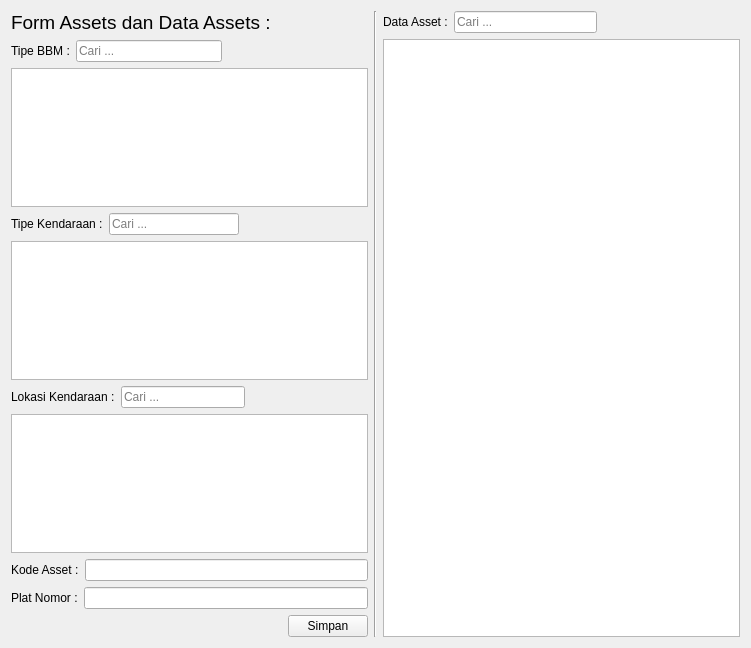
<?xml version="1.0" encoding="UTF-8"?>
<ui version="4.0">
 <class>AssetsMenu</class>
 <widget class="QWidget" name="AssetsMenu">
  <property name="geometry">
   <rect>
    <x>0</x>
    <y>0</y>
    <width>751</width>
    <height>648</height>
   </rect>
  </property>
  <property name="windowTitle">
   <string>SIPB - Assets</string>
  </property>
  <layout class="QHBoxLayout" name="horizontalLayout_8">
   <item>
    <layout class="QVBoxLayout" name="verticalLayout_4">
     <item>
      <widget class="QLabel" name="label_6">
       <property name="font">
        <font>
         <pointsize>14</pointsize>
        </font>
       </property>
       <property name="text">
        <string>Form Assets dan Data Assets :</string>
       </property>
      </widget>
     </item>
     <item>
      <layout class="QVBoxLayout" name="verticalLayout_3">
       <item>
        <layout class="QHBoxLayout" name="horizontalLayout_2">
         <item>
          <widget class="QLabel" name="label_3">
           <property name="text">
            <string>Tipe BBM :</string>
           </property>
          </widget>
         </item>
         <item>
          <widget class="QLineEdit" name="editCariTipeBBM">
           <property name="placeholderText">
            <string>Cari ...</string>
           </property>
          </widget>
         </item>
         <item>
          <spacer name="horizontalSpacer_2">
           <property name="orientation">
            <enum>Qt::Orientation::Horizontal</enum>
           </property>
           <property name="sizeHint" stdset="0">
            <size>
             <width>40</width>
             <height>20</height>
            </size>
           </property>
          </spacer>
         </item>
        </layout>
       </item>
       <item>
        <widget class="QTableView" name="tableTipeBBM"/>
       </item>
      </layout>
     </item>
     <item>
      <layout class="QVBoxLayout" name="verticalLayout">
       <item>
        <layout class="QHBoxLayout" name="horizontalLayout">
         <item>
          <widget class="QLabel" name="label_2">
           <property name="text">
            <string>Tipe Kendaraan :</string>
           </property>
          </widget>
         </item>
         <item>
          <widget class="QLineEdit" name="editCariTipeKendaraan">
           <property name="placeholderText">
            <string>Cari ...</string>
           </property>
          </widget>
         </item>
         <item>
          <spacer name="horizontalSpacer">
           <property name="orientation">
            <enum>Qt::Orientation::Horizontal</enum>
           </property>
           <property name="sizeHint" stdset="0">
            <size>
             <width>40</width>
             <height>20</height>
            </size>
           </property>
          </spacer>
         </item>
        </layout>
       </item>
       <item>
        <widget class="QTableView" name="tableTipeKendaraan"/>
       </item>
      </layout>
     </item>
     <item>
      <layout class="QVBoxLayout" name="verticalLayout_2">
       <item>
        <layout class="QHBoxLayout" name="horizontalLayout_3">
         <item>
          <widget class="QLabel" name="label">
           <property name="text">
            <string>Lokasi Kendaraan :</string>
           </property>
          </widget>
         </item>
         <item>
          <widget class="QLineEdit" name="editCariLokasiKendaraan">
           <property name="placeholderText">
            <string>Cari ...</string>
           </property>
          </widget>
         </item>
         <item>
          <spacer name="horizontalSpacer_3">
           <property name="orientation">
            <enum>Qt::Orientation::Horizontal</enum>
           </property>
           <property name="sizeHint" stdset="0">
            <size>
             <width>40</width>
             <height>20</height>
            </size>
           </property>
          </spacer>
         </item>
        </layout>
       </item>
       <item>
        <widget class="QTableView" name="tableLokasiKendaraan"/>
       </item>
      </layout>
     </item>
     <item>
      <layout class="QHBoxLayout" name="horizontalLayout_4">
       <item>
        <widget class="QLabel" name="label_4">
         <property name="text">
          <string>Kode Asset :</string>
         </property>
        </widget>
       </item>
       <item>
        <widget class="QLineEdit" name="editKodeAsset"/>
       </item>
      </layout>
     </item>
     <item>
      <layout class="QHBoxLayout" name="horizontalLayout_5">
       <item>
        <widget class="QLabel" name="label_5">
         <property name="text">
          <string>Plat Nomor :</string>
         </property>
        </widget>
       </item>
       <item>
        <widget class="QLineEdit" name="editPlatNomor"/>
       </item>
      </layout>
     </item>
     <item>
      <layout class="QHBoxLayout" name="horizontalLayout_6">
       <item>
        <spacer name="horizontalSpacer_4">
         <property name="orientation">
          <enum>Qt::Orientation::Horizontal</enum>
         </property>
         <property name="sizeHint" stdset="0">
          <size>
           <width>40</width>
           <height>20</height>
          </size>
         </property>
        </spacer>
       </item>
       <item>
        <widget class="QPushButton" name="btnSimpan">
         <property name="text">
          <string>Simpan</string>
         </property>
        </widget>
       </item>
      </layout>
     </item>
    </layout>
   </item>
   <item>
    <widget class="Line" name="line">
     <property name="orientation">
      <enum>Qt::Orientation::Vertical</enum>
     </property>
    </widget>
   </item>
   <item>
    <layout class="QVBoxLayout" name="verticalLayout_5">
     <item>
      <layout class="QHBoxLayout" name="horizontalLayout_7">
       <item>
        <widget class="QLabel" name="label_7">
         <property name="text">
          <string>Data Asset :</string>
         </property>
        </widget>
       </item>
       <item>
        <widget class="QLineEdit" name="editCariDataAsset">
         <property name="placeholderText">
          <string>Cari ...</string>
         </property>
        </widget>
       </item>
       <item>
        <spacer name="horizontalSpacer_5">
         <property name="orientation">
          <enum>Qt::Orientation::Horizontal</enum>
         </property>
         <property name="sizeHint" stdset="0">
          <size>
           <width>40</width>
           <height>20</height>
          </size>
         </property>
        </spacer>
       </item>
      </layout>
     </item>
     <item>
      <widget class="QTableView" name="tableDataAsset"/>
     </item>
    </layout>
   </item>
  </layout>
 </widget>
 <resources/>
 <connections/>
</ui>
